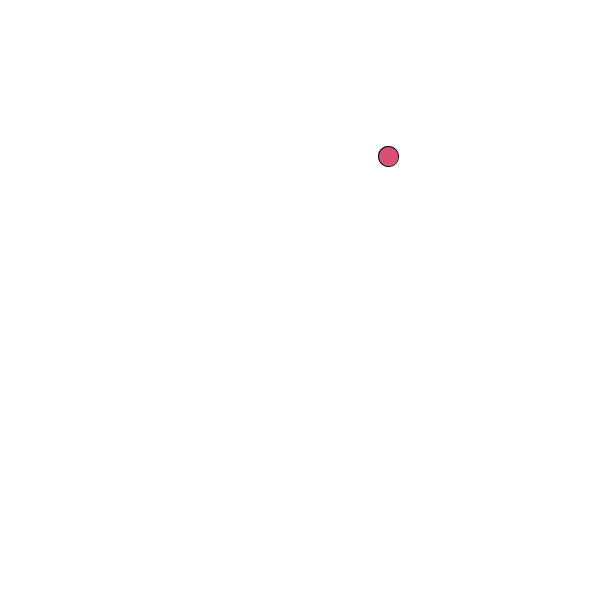
Frame 1 (no input)
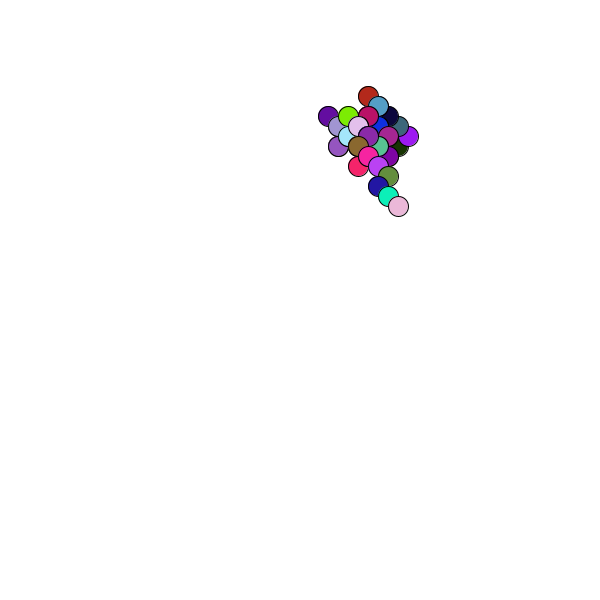
Frame 60 (the mouse pressed at the canvas centre just before this capture)
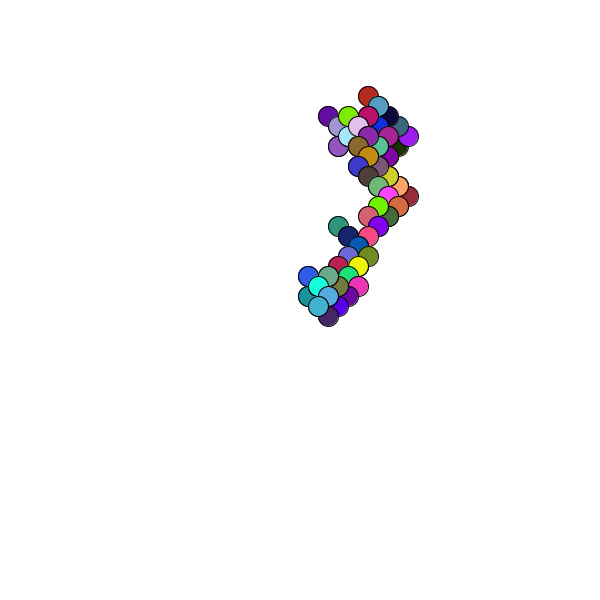
Frame 120 (the mouse held since frame 60 and released just before this capture)

The Processing sketch that drew these frames (run headless with seeded random() and noise(); from frame 60 on, the mouse is pressed at the canvas centre):

// Processing sketch: processing_72910
// ── processing_72910.pde

void setup()
{
  size(600, 600);
  background(255);
  frameRate(60);
}
int x=int(random(0, 601));
int y=int(random(0, 601));
void draw()
{
  int a=int(random(0, 2));
  int b=int(random(0, 2));
  fill(random(255), random(255), random(255));
  ellipse(x, y, 20, 20);
  if (a==0)
  {
    x=x-10;
  }
  if (a==1)
  {
    x=x+10;
  }
  if (b==0)
  {
    y=y-10;
  }
  if (b==1)
  {
    y=y+10;
  }
  if (x>601)
  {
    x=int(random(0, 601));
  }
  if (x<0)
  {
    x=int(random(0, 601));
  }
  if (y>601)
  {
    y=int(random(0, 601));
  }
  if (y<0)
  {
    y=int(random(0, 601));
  }
}
